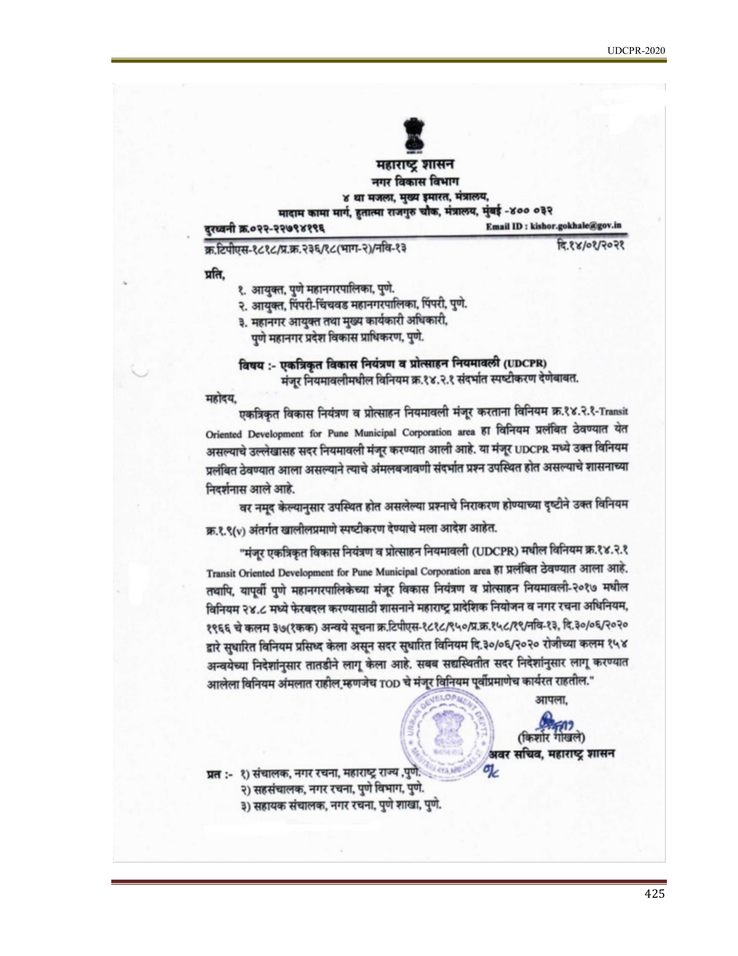
#> input picture data/regulations/regional_ocr/page_0441.png, 738 x 956 px, shrunk from 1700 x 2200 before the run
$ python -i image_classifier.py   (imports and definitions only)
#> lines starting #> are read from the running program, lines starting #| are printed output that depends on the picture; after the words box and inside, x2 and y2 are one past the last pixel; in counts of white or black regions, pixels touching at a corner belong together
#> further down, picture is the input picture: shape (956, 738, 3); mean B, G, R 238.3, 237.9, 238.1
### townplanning/modules/vision/domain/vision_observation.py
from __future__ import annotations

from dataclasses import dataclass, field
from typing import Any


@dataclass(slots=True)
class VisionObservation:
    """
    Generic observation extracted from an image.

    This class represents WHAT was observed.
    It does not decide whether the observation is a
    planning/regulatory fact.
    """

    observation_type: str
    value: Any = None

    confidence: float = 0.0

    source: str = ""
    source_detail: str = ""

    unit: str | None = None

    bbox: tuple[float, float, float, float] | None = None

    geometry: Any = None

    text: str | None = None

    metadata: dict[str, Any] = field(default_factory=dict)

    def __post_init__(self) -> None:
        self.confidence = max(0.0, min(1.0, float(self.confidence)))

    # [13 lines left out: function to_dict, not called in this run]


@dataclass(slots=True)
class VisionEvidence:
    """
    Collection of observations produced by the Vision system.
    """

    observations: list[VisionObservation] = field(default_factory=list)

    image_type: str = "unknown"
    image_type_confidence: float = 0.0

    width: int | None = None
    height: int | None = None

    metadata: dict[str, Any] = field(default_factory=dict)

    def add(self, observation: VisionObservation) -> None:
        self.observations.append(observation)

    def add_many(self, observations: list[VisionObservation]) -> None:
        self.observations.extend(observations)

    # [30 lines left out: functions by_type, best, to_dict, not called in this run]

### townplanning/modules/vision/classification/image_classifier.py
from __future__ import annotations

import re
from pathlib import Path
from typing import Any

import cv2
import numpy as np

from townplanning.modules.vision.domain.image_type import ImageType
from townplanning.modules.vision.domain.vision_observation import (
    VisionEvidence,
    VisionObservation,
)


class ImageClassifier:
    """
    General-purpose image classifier.

    IMPORTANT:
    This classifier must NOT assume that every image is
    a site plan, CAD drawing, or photograph.

    It produces weak local evidence.

    A multimodal AI model can provide additional evidence.
    """

    SITE_TERMS = (
        "plot",
        "layout",
        "site",
        "survey",
        "road",
        "road width",
        "plot area",
        "sq.m",
        "sqm",
        "boundary",
        "property",
        "north",
        "scale",
        "survey no",
        "survey number",
        "cts",
    )

    FLOOR_TERMS = (
        "bedroom",
        "bed room",
        "kitchen",
        "toilet",
        "bath",
        "living",
        "dining",
        "stair",
        "stairs",
        "lift",
        "door",
        "window",
        "room",
        "wc",
    )

    CAD_TERMS = (
        "cad",
        "dimension",
        "dimensions",
        "section",
        "elevation",
        "all dimensions",
    )

    SATELLITE_TERMS = (
        "google earth",
        "satellite",
        "imagery",
        "aerial",
    )

    MAP_TERMS = (
        "map",
        "street",
        "highway",
        "road",
        "north",
        "scale",
    )

    def classify(
        self,
        image: Any,
        ocr_text: str | None = None,
        image_path: str | Path | None = None,
    ) -> VisionEvidence:

        array = self._to_array(image)

        height, width = array.shape[:2]

        evidence = VisionEvidence(
            width=width,
            height=height,
        )

        scores: dict[ImageType, float] = {
            image_type: 0.0
            for image_type in ImageType
        }

        text = self._normalise_text(
            ocr_text
        )

        # --------------------------------------------------
        # OCR/text evidence
        # --------------------------------------------------

        self._score_text(
            text,
            scores,
        )

        # --------------------------------------------------
        # Visual evidence
        # --------------------------------------------------

        self._score_visual_structure(
            array,
            scores,
        )

        # --------------------------------------------------
        # Document/photo evidence
        # --------------------------------------------------

        photo_score = self._photo_score(
            array
        )

        document_score = self._document_score(
            array
        )

        scores[ImageType.PHOTOGRAPH] += photo_score
        scores[ImageType.DOCUMENT_SCAN] += document_score

        # --------------------------------------------------
        # IMPORTANT:
        #
        # Never allow photograph to win merely because
        # edge variance is high.
        # --------------------------------------------------

        # Technical evidence suppresses photograph classification.
        technical_score = max(
            scores[ImageType.SITE_PLAN],
            scores[ImageType.SURVEY_PLAN],
            scores[ImageType.FLOOR_PLAN],
            scores[ImageType.CAD_DRAWING],
            scores[ImageType.MAP],
        )

        if technical_score > 0.25:
            scores[ImageType.PHOTOGRAPH] *= 0.25

        # --------------------------------------------------
        # Select candidate.
        # --------------------------------------------------

        image_type, score = max(
            scores.items(),
            key=lambda item: item[1],
        )

        # Do not classify an image from weak evidence.
        if score < 0.30:
            image_type = ImageType.UNKNOWN
            score = 0.0

        score = min(
            1.0,
            float(score),
        )

        evidence.image_type = image_type.value
        evidence.image_type_confidence = score

        evidence.add(
            VisionObservation(
                observation_type="image_classification",
                value=image_type.value,
                confidence=score,
                source="classifier",
                metadata={
                    "scores": {
                        key.value: round(
                            value,
                            4,
                        )
                        for key, value in scores.items()
                    },
                    "ocr_used": bool(text),
                    "image_path": (
                        str(image_path)
                        if image_path
                        else None
                    ),
                },
            )
        )

        return evidence

    # ======================================================
    # IMAGE CONVERSION
    # ======================================================

    @staticmethod
    def _to_array(
        image: Any,
    ) -> np.ndarray:

        if isinstance(
            image,
            np.ndarray,
        ):
            return image

        if isinstance(
            image,
            (str, Path),
        ):

            array = cv2.imread(
                str(image)
            )

            if array is None:
                raise ValueError(
                    f"Unable to read image: {image}"
                )

            return array

        if hasattr(
            image,
            "shape",
        ):
            return np.asarray(
                image
            )

        raise TypeError(
            f"Unsupported image type: {type(image)!r}"
        )

    # ======================================================
    # TEXT
    # ======================================================

    @staticmethod
    def _normalise_text(
        text: str | None,
    ) -> str:

        if not text:
            return ""

        return re.sub(
            r"\s+",
            " ",
            text.lower(),
        ).strip()

    def _score_text(
        self,
        text: str,
        scores: dict[ImageType, float],
    ) -> None:

        if not text:
            return

        site_hits = sum(
            term in text
            for term in self.SITE_TERMS
        )

        floor_hits = sum(
            term in text
            for term in self.FLOOR_TERMS
        )

        cad_hits = sum(
            term in text
            for term in self.CAD_TERMS
        )

        satellite_hits = sum(
            term in text
            for term in self.SATELLITE_TERMS
        )

        map_hits = sum(
            term in text
            for term in self.MAP_TERMS
        )

        # ----------------------------------------------
        # Site / survey
        # ----------------------------------------------

        scores[
            ImageType.SITE_PLAN
        ] += min(
            0.75,
            site_hits * 0.10,
        )

        scores[
            ImageType.SURVEY_PLAN
        ] += min(
            0.65,
            site_hits * 0.08,
        )

        # ----------------------------------------------
        # Floor plan
        # ----------------------------------------------

        scores[
            ImageType.FLOOR_PLAN
        ] += min(
            0.75,
            floor_hits * 0.10,
        )

        # ----------------------------------------------
        # CAD
        # ----------------------------------------------

        scores[
            ImageType.CAD_DRAWING
        ] += min(
            0.50,
            cad_hits * 0.08,
        )

        # ----------------------------------------------
        # Satellite / aerial
        # ----------------------------------------------

        scores[
            ImageType.SATELLITE_IMAGE
        ] += min(
            0.70,
            satellite_hits * 0.15,
        )

        # ----------------------------------------------
        # Map
        # ----------------------------------------------

        scores[
            ImageType.MAP
        ] += min(
            0.60,
            map_hits * 0.10,
        )

        # Strong phrases.
        if re.search(
            r"\bplot\s+area\b",
            text,
        ):
            scores[
                ImageType.SITE_PLAN
            ] += 0.25

        if re.search(
            r"\bsurvey\s+(no|number)\b",
            text,
        ):
            scores[
                ImageType.SURVEY_PLAN
            ] += 0.25

        if re.search(
            r"\b(all\s+)?dimensions?\b",
            text,
        ):
            scores[
                ImageType.CAD_DRAWING
            ] += 0.15

        if re.search(
            r"\b(scale|north)\b",
            text,
        ):
            scores[
                ImageType.SITE_PLAN
            ] += 0.10

    # ======================================================
    # VISUAL STRUCTURE
    # ======================================================

    def _score_visual_structure(
        self,
        image: np.ndarray,
        scores: dict[ImageType, float],
    ) -> None:

        gray = cv2.cvtColor(
            image,
            cv2.COLOR_BGR2GRAY,
        )

        edges = cv2.Canny(
            gray,
            50,
            150,
        )
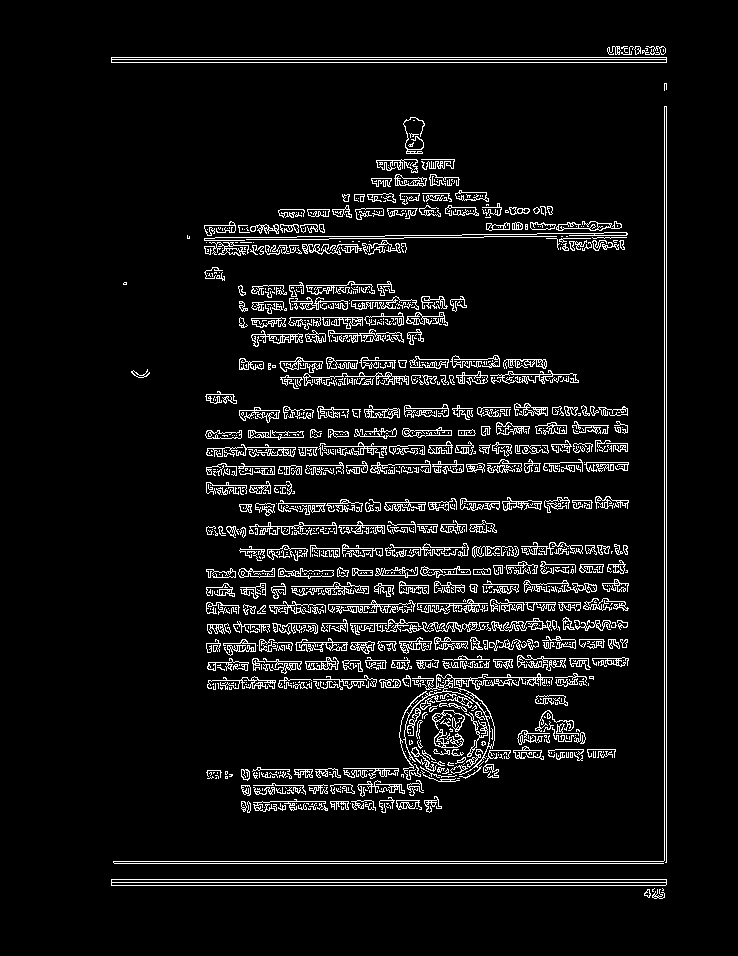
#> edges: shape (956, 738); 6.7% white in thin lines or dots, all inside (x1, y1, x2, y2) = (111, 46, 667, 899)

        edge_ratio = (
            float(
                np.count_nonzero(edges)
            )
            / float(edges.size)
        )
#> edge_ratio = 0.067

        # Thin-line technical drawing evidence.
        if 0.01 <= edge_ratio <= 0.12:

            scores[
                ImageType.CAD_DRAWING
            ] += 0.10

        # Strong line structure.
        if edge_ratio >= 0.025:

            scores[
                ImageType.SITE_PLAN
            ] += 0.08

            scores[
                ImageType.FLOOR_PLAN
            ] += 0.08

        # --------------------------------------------------
        # Large white background.
        # --------------------------------------------------

        white_ratio = float(
            np.count_nonzero(
                gray > 240
            )
        ) / float(gray.size)
#> white_ratio = 0.86

        if white_ratio > 0.55:

            scores[
                ImageType.DOCUMENT_SCAN
            ] += 0.10

            scores[
                ImageType.CAD_DRAWING
            ] += 0.08

        # --------------------------------------------------
        # Colour evidence.
        # --------------------------------------------------

        hsv = cv2.cvtColor(
            image,
            cv2.COLOR_BGR2HSV,
        )
#> hsv: shape (956, 738, 3); mean H, S, V 24.6, 2.9, 239

        saturation = hsv[:, :, 1]
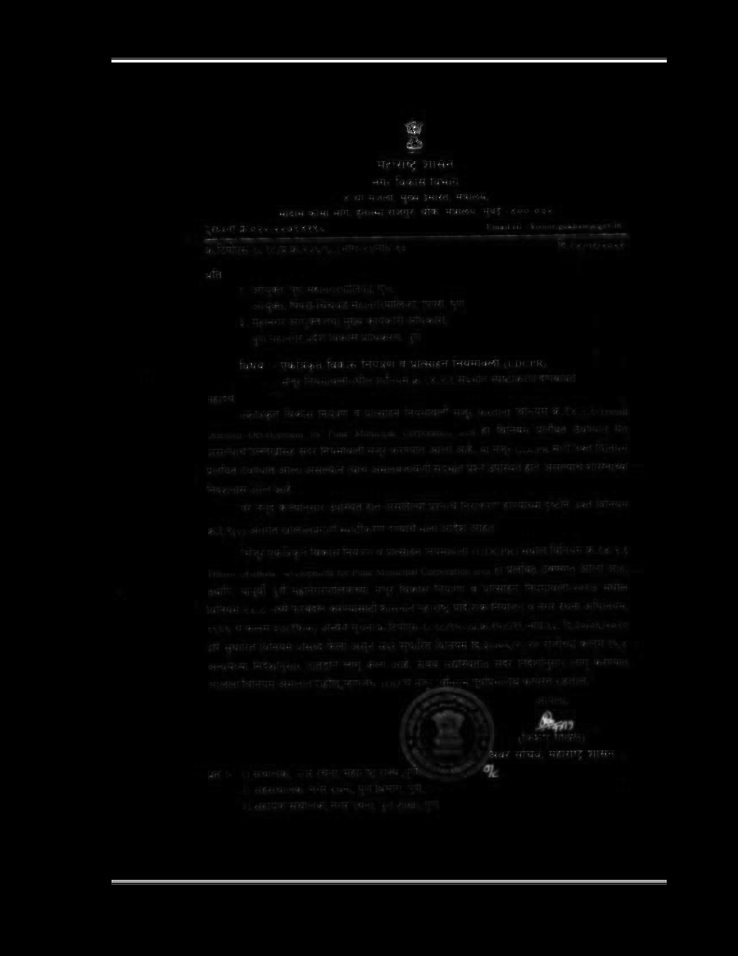
#> saturation: shape (956, 738); min 0, max 255, mean 2.9

        saturated_ratio = float(
            np.count_nonzero(
                saturation > 80
            )
        ) / float(
            saturation.size
        )
#> saturated_ratio = 0.00616

        # Highly saturated images are more likely to be
        # aerial/satellite/photo material.
        if saturated_ratio > 0.25:

            scores[
                ImageType.SATELLITE_IMAGE
            ] += 0.20

            scores[
                ImageType.AERIAL_IMAGE
            ] += 0.10

        # Very low saturation is common in technical drawings.
        if saturated_ratio < 0.08:

            scores[
                ImageType.CAD_DRAWING
            ] += 0.08

    # ======================================================
    # PHOTO SCORE
    # ======================================================

    @staticmethod
    def _photo_score(
        image: np.ndarray,
    ) -> float:

        """
        Conservative photograph detector.

        IMPORTANT:
        Edge sharpness alone is NOT sufficient.

        A technical drawing can have very high edge
        variance.
        """

        hsv = cv2.cvtColor(
            image,
            cv2.COLOR_BGR2HSV,
        )

        saturation = hsv[:, :, 1]

        value = hsv[:, :, 2]

        saturation_std = float(
            np.std(
                saturation
            )
        )
#> saturation_std = 14.93

        value_std = float(
            np.std(
                value
            )
        )
#> value_std = 40.93

        # Photos generally have richer tonal variation.
        tonal_score = min(
            0.20,
            value_std / 255.0 * 0.25,
        )
#> tonal_score = 0.0401

        colour_score = min(
            0.20,
            saturation_std / 128.0 * 0.20,
        )
#> colour_score = 0.0233
#> in classify, `photo_score = self._photo_score( array )`: photo_score = 0.0635

        # Keep this intentionally weak.
        return tonal_score + colour_score

    # ======================================================
    # DOCUMENT SCORE
    # ======================================================

    @staticmethod
    def _document_score(
        image: np.ndarray,
    ) -> float:

        gray = cv2.cvtColor(
            image,
            cv2.COLOR_BGR2GRAY,
        )

        white_ratio = float(
            np.count_nonzero(
                gray > 240
            )
        ) / float(
            gray.size
        )
#> white_ratio = 0.86

        if white_ratio > 0.75:
            return 0.20

        if white_ratio > 0.55:
            return 0.10

        return 0.0

>>> import cv2
>>> picture = cv2.imread('../../../../data/regulations/regional_ocr/page_0441.png')
>>> result = ImageClassifier().classify(picture)
#> in classify, `document_score = self._document_score( array )`: document_score = 0.2
#> in classify, `technical_score = max( scores[ImageType.SITE_PLAN], scores[ImageType.S..`: technical_score = 0.26
#> in classify, `image_type, score = max( scores.items(), key=lambda item: item[1], )`: image_type = <ImageType.DOCUMENT_SCAN: 'document_scan'>; score = 0.3

$ run again, on data/regulations/regional_ocr/page_0442.png
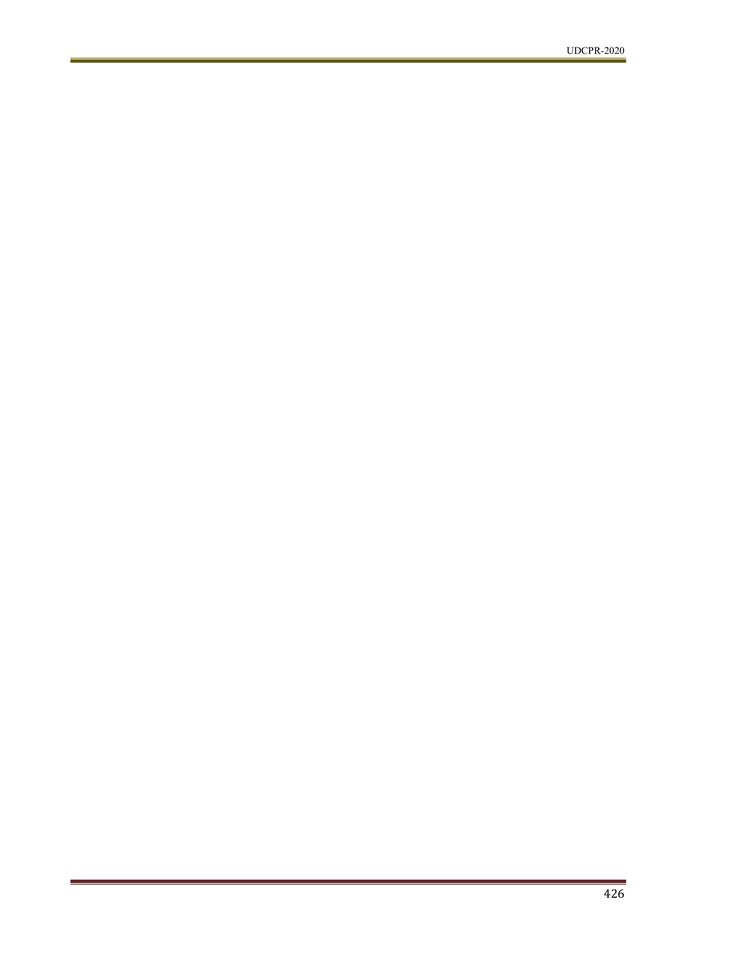
#> input picture data/regulations/regional_ocr/page_0442.png, 738 x 956 px, shrunk from 1700 x 2200 before the run
#> picture is the input picture: shape (956, 738, 3); mean B, G, R 253.4, 253.6, 253.9
#> in _score_visual_structure, `edges = cv2.Canny( gray, 50, 150, )`:
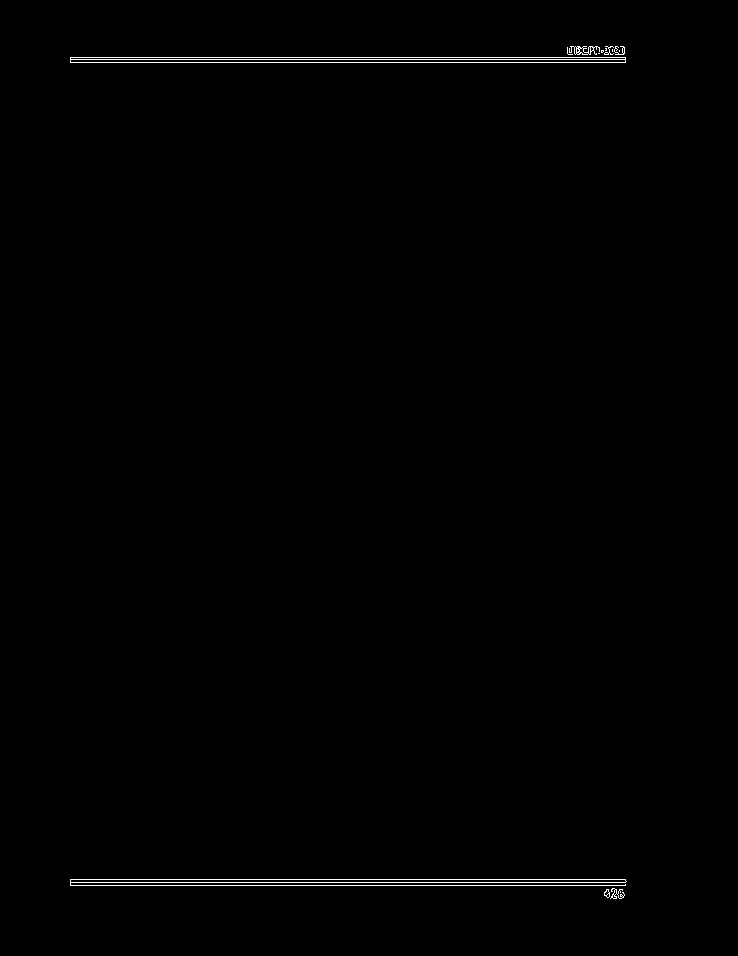
#> edges: shape (956, 738); 0.52% white in thin lines or dots, all inside (x1, y1, x2, y2) = (70, 46, 627, 899)
#> edge_ratio = 0.0052
#> in _score_visual_structure, `white_ratio = float( np.count_nonzero( gray > 240 ) ) / float(gray.size)`: white_ratio = 0.99
#> hsv: shape (956, 738, 3); mean H, S, V 0.2, 1.1, 253.9
#> saturated_ratio = 0.00551
#> saturation_std = 13.85
#> value_std = 11.89
#> tonal_score = 0.0117
#> colour_score = 0.0216
#> photo_score = 0.0333
#> in _document_score, `white_ratio = float( np.count_nonzero( gray > 240 ) ) / float( gray.si..`: white_ratio = 0.99
#> document_score = 0.2
#> technical_score = 0.16
#> image_type = <ImageType.DOCUMENT_SCAN: 'document_scan'>; score = 0.3
